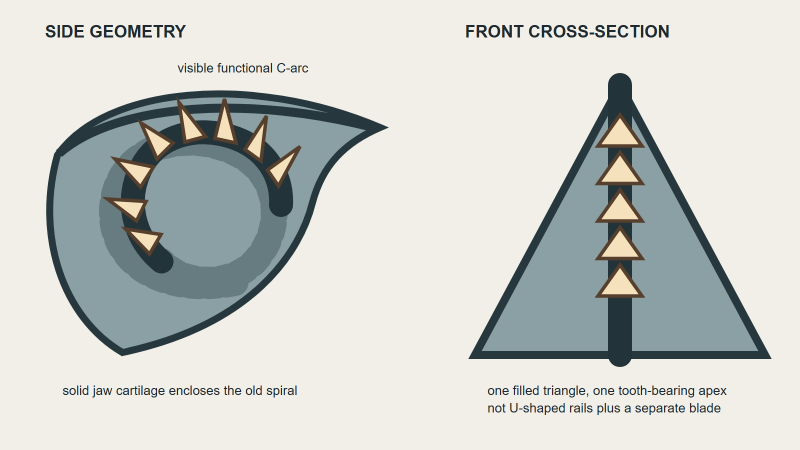
#> input picture tools/comfyui/helicoprion-integrated-whorl-geometry-guide-v1.png, 1600 x 900 px (shown at 1/2 size)
$ python paint_herrerasaurus_closedjaw_head_blend.py --source ../helicoprion-integrated-whorl-geometry-guide-v1.png --head-source ../helicoprion-midline-ridge-open-sides-geometry-guide-v2.png
#> lines starting #> are read from the running program, lines starting #| are printed output that depends on the picture
import argparse
from pathlib import Path

from PIL import Image, ImageDraw, ImageFilter, ImageFont, ImageStat


ROOT = Path(__file__).resolve().parents[3]
ASSET_ROOT = ROOT / "assets" / "dinosaurs"
DEFAULT_SOURCE = ASSET_ROOT / "herrerasaurus-ischigualastensis-longarms-ipcontrol-v1.png"
DEFAULT_HEAD = ASSET_ROOT / "herrerasaurus-ischigualastensis-closedjaw-refine-v1.png"
DEFAULT_OUT_DIR = ROOT / "tools" / "comfyui" / "outputs"


VARIANTS = {
    "v1a": {
        "polygon": [
            (790, 314),
            (842, 234),
            (940, 192),
            (1052, 187),
            (1136, 208),
            (1150, 260),
            (1104, 326),
            (988, 344),
            (846, 332),
        ],
        "feather": 24,
        "color": 0.66,
    },
    "v1b": {
        "polygon": [
            (754, 334),
            (816, 246),
            (930, 192),
            (1060, 186),
            (1142, 210),
            (1152, 276),
            (1098, 342),
            (942, 356),
            (776, 344),
        ],
        "feather": 32,
        "color": 0.58,
    },
    "v1c": {
        "polygon": [
            (848, 326),
            (872, 224),
            (950, 192),
            (1060, 190),
            (1142, 216),
            (1150, 282),
            (1092, 334),
            (960, 338),
            (858, 320),
        ],
        "feather": 22,
        "color": 0.74,
    },
}


def mean_rgb(image, mask):
    stat = ImageStat.Stat(image.convert("RGB"), mask)
    return tuple(stat.mean)


def color_match_patch(patch, source, mask, amount):
    patch_rgb = patch.convert("RGB")
    source_mean = mean_rgb(source, mask)
    patch_mean = mean_rgb(patch_rgb, mask)
    offsets = [source_mean[idx] - patch_mean[idx] for idx in range(3)]
    lut = []
    for channel in range(3):
        offset = offsets[channel] * amount
        lut.extend(max(0, min(255, int(value + offset))) for value in range(256))
    return patch_rgb.point(lut)


def make_variant(source_path, head_path, output, mask_output, variant_name):
#> called with variant_name = 'v1a'
    spec = VARIANTS[variant_name]
    source = Image.open(source_path).convert("RGB")
#> source is the input picture: PIL image 1600x900 RGB; mean R, G, B 203.2, 206, 201.6
    head = Image.open(head_path).convert("RGB")
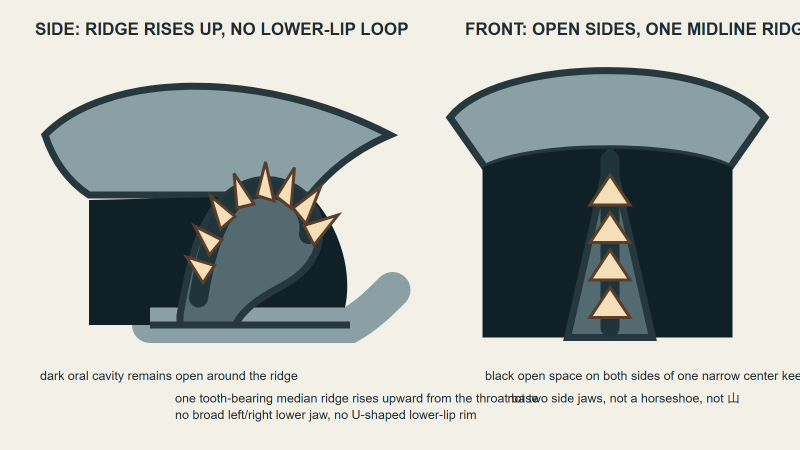
#> input picture tools/comfyui/helicoprion-midline-ridge-open-sides-geometry-guide-v2.png, 1600 x 900 px (shown at 1/2 size)
#> head is the input picture: PIL image 1600x900 RGB; mean R, G, B 174.5, 179.7, 176.5
    if source.size != head.size:
        head = head.resize(source.size, Image.Resampling.LANCZOS)

    hard_mask = Image.new("L", source.size, 0)
#> hard_mask: PIL image 1600x900 L; every value is 0
    draw = ImageDraw.Draw(hard_mask)
    draw.polygon(spec["polygon"], fill=255)
    mask = hard_mask.filter(ImageFilter.GaussianBlur(radius=spec["feather"]))
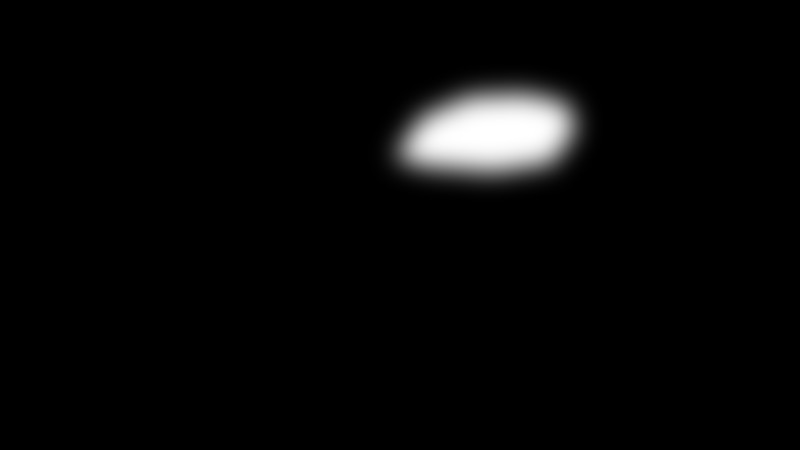
#> mask: PIL image 1600x900 L (shown at 1/2 size); min 0, max 255, mean 7.5
    matched_head = color_match_patch(head, source, hard_mask, spec["color"])
#> in color_match_patch, `source_mean = mean_rgb(source, mask)`: source_mean = (242, 239, 232)
#> in color_match_patch, `patch_mean = mean_rgb(patch_rgb, mask)`: patch_mean = (150.1, 164.1, 165)
#> in color_match_patch, `offsets = [source_mean[idx] - patch_mean[idx] for idx in range(3)]`: offsets = [91.87, 74.85, 66.98]
#> the loop in color_match_patch, `for channel in range(3):` made 3 passes
#> offset on passes 1 to 3: 60.63, 49.4, 44.21
#> after the loop in color_match_patch, `for channel in range(3):`: lut = 768 values, max 255 at index 195, min 44 at index 512, mean 173.2
#> in color_match_patch, `return patch_rgb.point(lut)`:
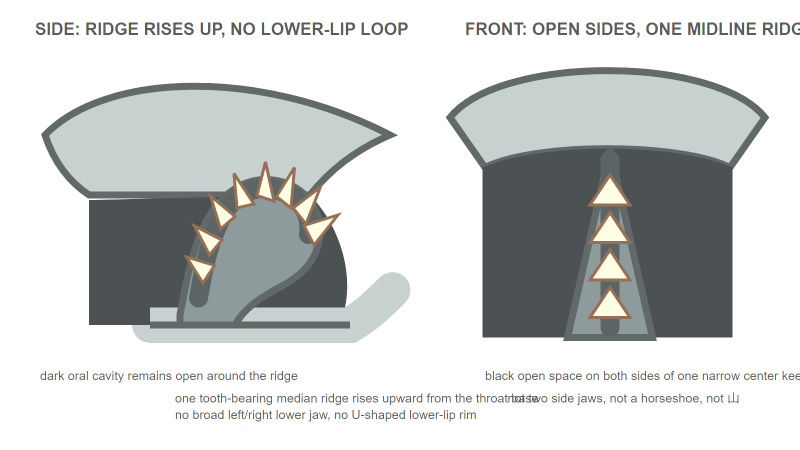
#> returned value: PIL image 1600x900 RGB (shown at 1/2 size); mean R, G, B 205.8, 208.5, 208.1

    result = Image.composite(matched_head, source, mask)
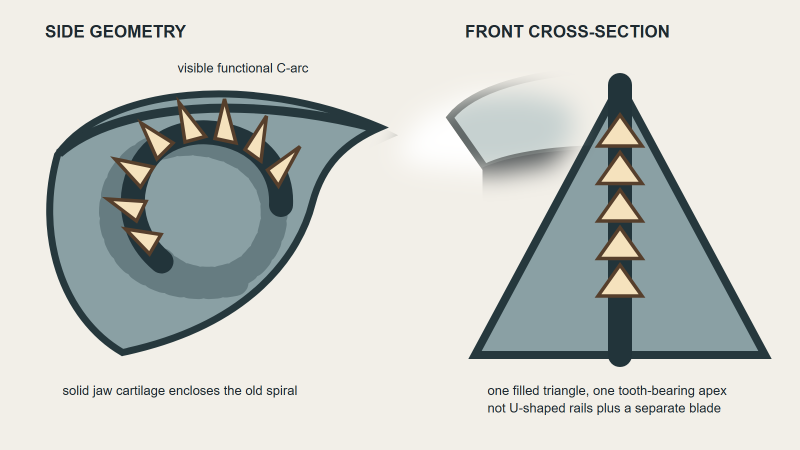
#> result: PIL image 1600x900 RGB (shown at 1/2 size); mean R, G, B 201.8, 205, 200.8
    output.parent.mkdir(parents=True, exist_ok=True)
    result.save(output)
    mask.save(mask_output)


def crop_head(path):
    image = Image.open(path).convert("RGB")
    return image.crop((760, 150, 1152, 350))


def make_contact_sheet(items, output, crop_output):
    thumb_w, thumb_h = 384, 256
    label_h = 42
    sheets = []
    for crop_fn in (None, crop_head):
        tiles = []
        for path, label in items:
            image = crop_fn(path) if crop_fn else Image.open(path).convert("RGB")
            image.thumbnail((thumb_w, thumb_h))
            tile = Image.new("RGB", (thumb_w, thumb_h + label_h), (245, 243, 236))
            tile.paste(image, ((thumb_w - image.width) // 2, 0))
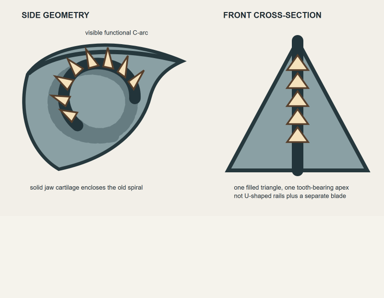
#> tile: PIL image 384x298 RGB; mean R, G, B 214.7, 216.2, 211.1
            draw = ImageDraw.Draw(tile)
            draw.text((10, thumb_h + 12), label[:58], fill=(42, 39, 35), font=ImageFont.load_default())
            tiles.append(tile)
        cols = min(2, len(tiles))
        rows = (len(tiles) + cols - 1) // cols
        sheet = Image.new("RGB", (cols * thumb_w, rows * (thumb_h + label_h)), (228, 224, 214))
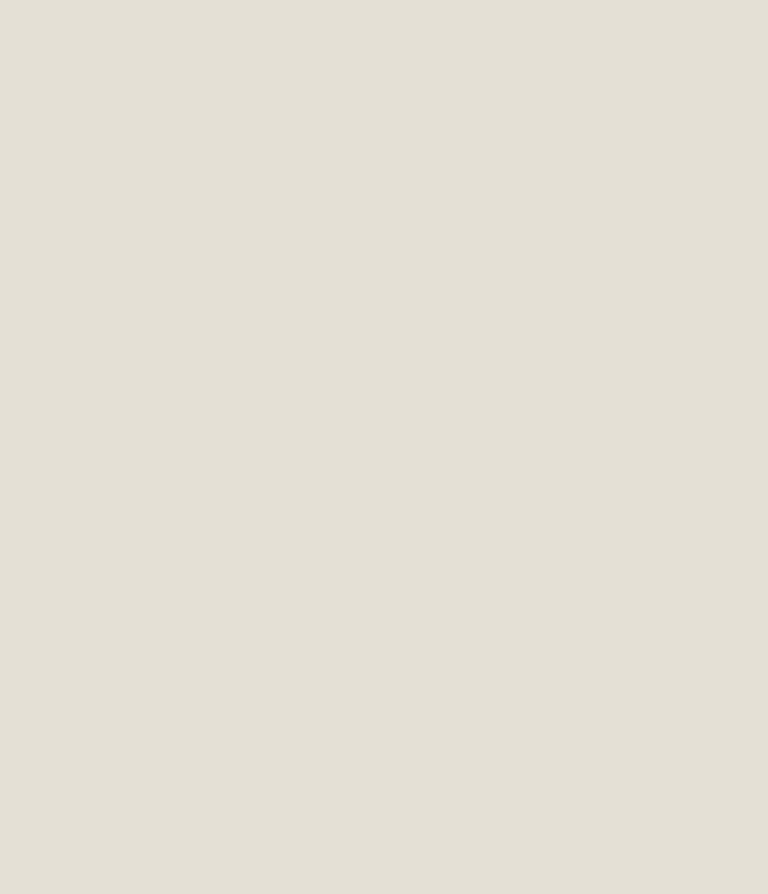
#> sheet: PIL image 768x894 RGB; mean R, G, B 228, 224, 214
        for idx, tile in enumerate(tiles):
            sheet.paste(tile, ((idx % cols) * thumb_w, (idx // cols) * (thumb_h + label_h)))
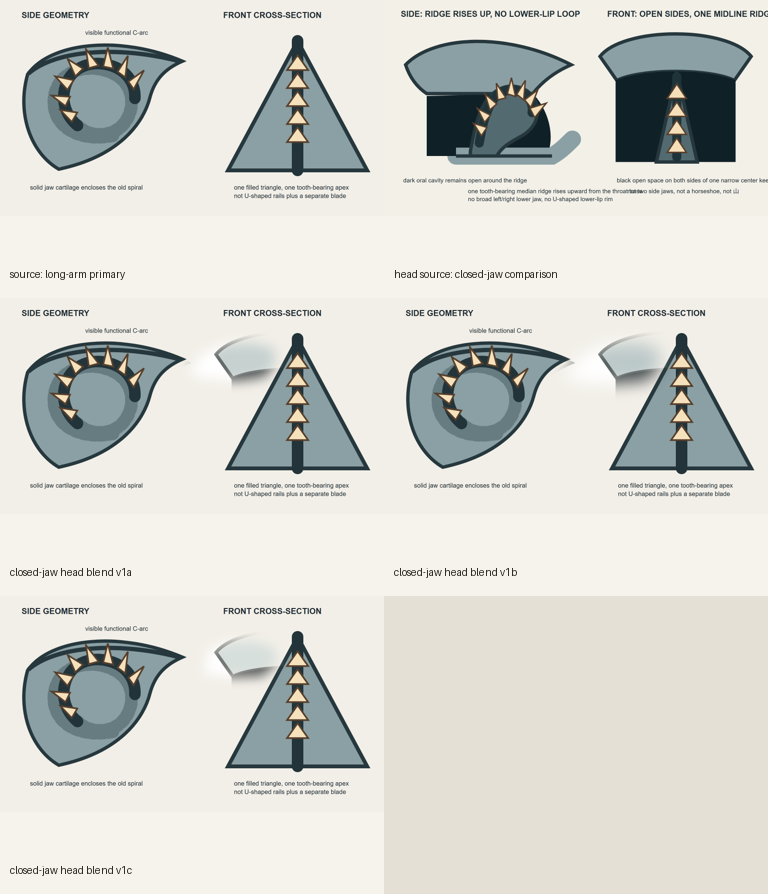
#> sheet: PIL image 768x894 RGB; mean R, G, B 212.5, 213.5, 207.8
        sheets.append(sheet)

    output.parent.mkdir(parents=True, exist_ok=True)
    sheets[0].save(output)
    sheets[1].save(crop_output)


def main():
    parser = argparse.ArgumentParser()
    parser.add_argument("--source", default=str(DEFAULT_SOURCE))
    parser.add_argument("--head-source", default=str(DEFAULT_HEAD))
    parser.add_argument("--out-dir", default=str(DEFAULT_OUT_DIR))
    parser.add_argument("--prefix", default="herrera_closedjaw_head_blend_v1")
    args = parser.parse_args()

    source = Path(args.source).resolve()
    head_source = Path(args.head_source).resolve()
    out_dir = Path(args.out_dir).resolve()

    items = [
        (source, "source: long-arm primary"),
        (head_source, "head source: closed-jaw comparison"),
    ]
    for variant_name in VARIANTS:
        output = out_dir / f"{args.prefix}_{variant_name}.png"
        mask_output = out_dir / f"{args.prefix}_{variant_name}-mask.png"
        make_variant(source, head_source, output, mask_output, variant_name)
        items.append((output, f"closed-jaw head blend {variant_name}"))
        print(output)
        print(mask_output)

    sheet = out_dir / f"{args.prefix}-contact-sheet.png"
    crop_sheet = out_dir / f"{args.prefix}-head-crops.png"
    make_contact_sheet(items, sheet, crop_sheet)
    print(sheet)
    print(crop_sheet)


if __name__ == "__main__":
    main()
